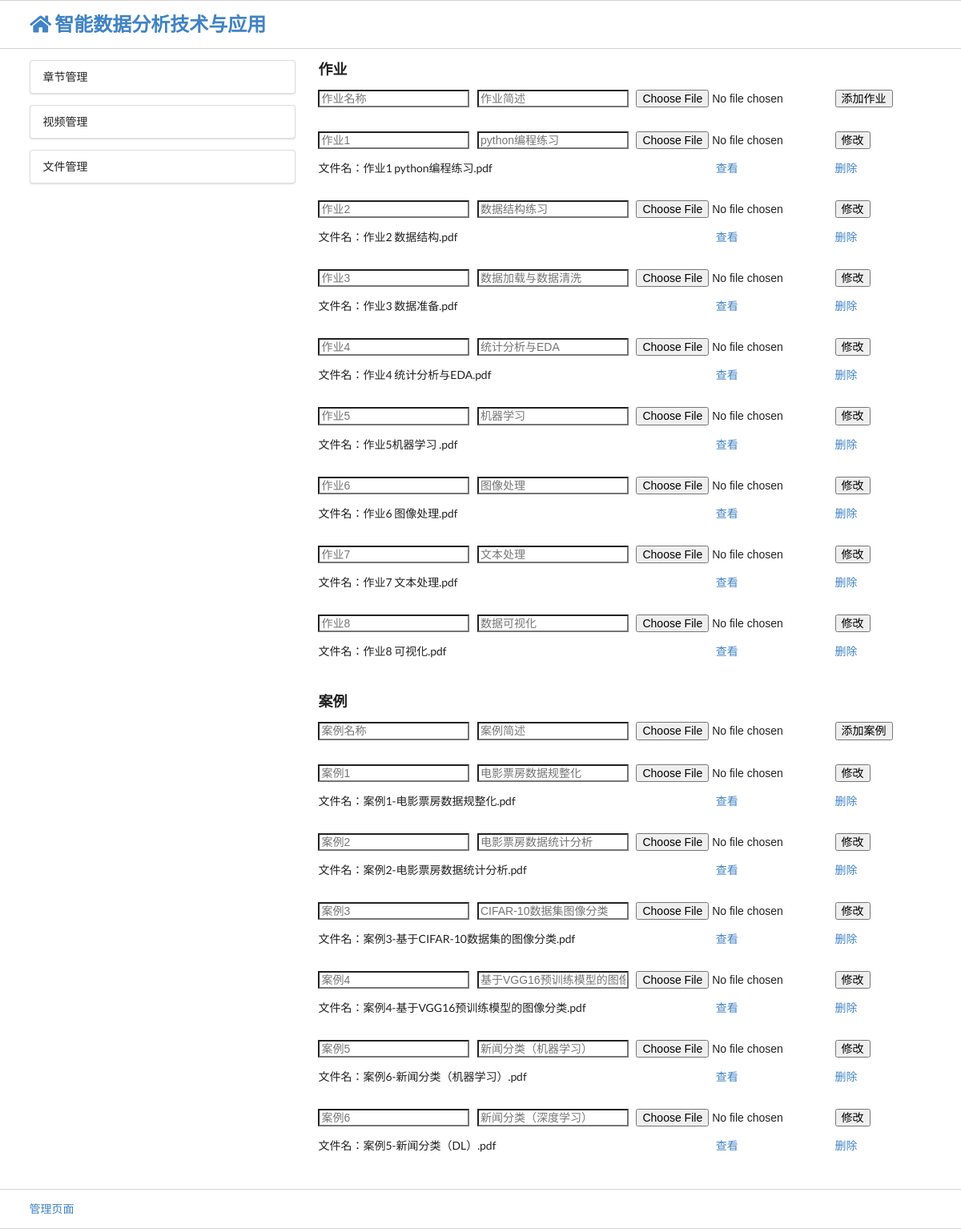
The app's page /manage/file (signed in) with its own data.
### app/models.py (models this page shows)
class HomeAndCase(db.Model):
    name = db.Column(db.String(64), primary_key=True)
    desc = db.Column(db.String(64))
    path = db.Column(db.String(64))
    typ = db.Column(db.String(64))
    file = db.Column(db.String(64))

### app/routes/file.py (the view)
@app.route('/manage/file')
@login_required
def manage_file():
    final_info = base.get_file_data()
    result = render_template('manage/file.html', files=final_info)
    return result

### app/models.py (called while the page is built)
@login.user_loader
def load_user(name):
    return User.query.get(name)

### app/routes/base.py (called while the page is built)
def filepath_process(path):  # 获取到file文件的路径
    if path:
        path = path.replace('\\', '/')
        path_list = path.split('/')
        result = '/'.join(path_list[2:])
        return result
    else:
        return None

def get_file_data():
    types = ['home', 'case']
    finale_info = [{'typ': types[0], 'desc': '作业', 'list': []},
                   {'typ': types[1], 'desc': '案例', 'list': []}]
    for info in models.HomeAndCase.query.all():
        data = {'name': info.name, 'desc': info.desc,
                'path': filepath_process(info.path),
                'file': info.file
                }
        finale_info[types.index(info.typ)]['list'].append(data)
    return finale_info

### app/templates/manage/file.html
{% extends "manage/menu.html" %} {% block right %}
{% for file in files %}
<h3>{{file.desc}}</h3>
<form action="/add_file/{{file.typ}}" method="POST" enctype="multipart/form-data">
    <div class="ui grid">
        <div class="four wide column"><input type="text" name="name" id="" placeholder="{{file.desc}}名称"></div>
        <div class="four wide column"><input type="text" name="desc" id="" placeholder="{{file.desc}}简述"></div>
        <div class="five wide column"><input type="file" name="file"></div>
        <div class="three wide column"><input type="submit" name="input" value="添加{{file.desc}}"></div>
      </div>
</form>
<div class="ui hidden divider"></div>
{% for data in file.list %}
<form method="post" action="/update_file/{{file.typ}}/{{data.name}}" method="POST" enctype="multipart/form-data">
    <div class="ui grid">
        <div class="four wide column"><input name="name" type="text" placeholder="{{data.name}}"></div>
        <div class="four wide column"><input name="desc" type="text" placeholder="{{data.desc}}"></div>
        <div class="five wide column"><input type="file" name="file"></div>
        <div class="three wide column"><input type="submit" value="修改"></div>
      </div>
</form>
<div class="ui grid">
    <div class="ten wide column">
        <p>文件名：{{data.file}}</p>
    </div>
    <div class="three wide column">
        <a href="{{url_for('static',filename=data.path)}}" methods="GET" target="_blank">查看</a>
    </div>
    <div class="three wide column"><a href="/delete_file/{{file.typ}}/{{data.name}}">删除</a></div>
</div>
<div class="ui hidden divider"></div>
{% endfor %}
{% endfor %}
{% endblock %}

### records on screen
HomeAndCase: name "作业1", desc "python编程练习", file "作业1 python编程练习.pdf"
HomeAndCase: name "作业2", desc "数据结构练习", file "作业2 数据结构.pdf"
HomeAndCase: name "作业3", desc "数据加载与数据清洗", file "作业3 数据准备.pdf"
HomeAndCase: name "作业4", desc "统计分析与EDA", file "作业4 统计分析与EDA.pdf"
HomeAndCase: name "作业5", desc "机器学习", file "作业5机器学习 .pdf"
HomeAndCase: name "作业6", desc "图像处理", file "作业6 图像处理.pdf"
HomeAndCase: name "作业7", desc "文本处理", file "作业7 文本处理.pdf"
HomeAndCase: name "作业8", desc "数据可视化", file "作业8 可视化.pdf"
HomeAndCase: name "案例1", desc "电影票房数据规整化", file "案例1-电影票房数据规整化.pdf"
HomeAndCase: name "案例2", desc "电影票房数据统计分析", file "案例2-电影票房数据统计分析.pdf"
HomeAndCase: name "案例3", desc "CIFAR-10数据集图像分类", file "案例3-基于CIFAR-10数据集的图像分类.pdf"
HomeAndCase: name "案例4", desc "基于VGG16预训练模型的图像分类", file "案例4-基于VGG16预训练模型的图像分类.pdf"
HomeAndCase: name "案例5", desc "新闻分类（机器学习）", file "案例6-新闻分类（机器学习）.pdf"
HomeAndCase: name "案例6", desc "新闻分类（深度学习）", file "案例5-新闻分类（DL）.pdf"

### other values on screen
{{ file.desc }} "作业" "案例"
